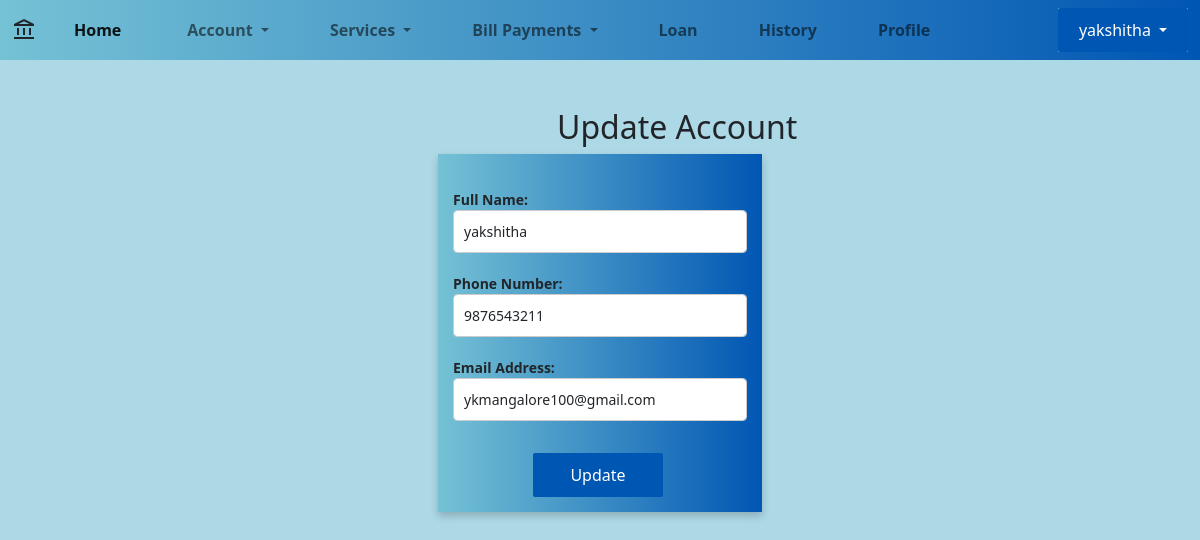
Screenshot of /account/update/1 (signed in) with the database file from the repository.
### Bank/models.py (models this page shows, shortened)
class Customer_Data(models.Model):
    Cust_ID = models.AutoField(primary_key=True)
    Name = models.CharField(max_length=200)
    Phone_no = models.CharField(max_length=10)
    Email = models.EmailField()
    Balance = models.DecimalField(max_digits=12, decimal_places=2, default=0.0)
    last_interest_calculation = models.DateTimeField(default=now)
    updated = models.DateTimeField(auto_now=True)
    created = models.DateTimeField(auto_now_add=True)

### Bank/views.py (the view)
# urls.py: path('account/update/<int:Cust_ID>', update_account, name='update_account'),
@login_required(login_url='login')
def update_account(request, Cust_ID):
    customer = get_object_or_404(Customer_Data, Cust_ID=Cust_ID)
    if request.method == 'POST':
        form = UpdateAccountForm(request.POST, instance=customer)
        if form.is_valid():
            form.save()
            return render(request, 'update_sucess.html', {'customer': customer})
    else:
        form = UpdateAccountForm(instance=customer)
    return render(request, 'update_account.html', {'form': form, 'customer': customer})

### Bank/form.py
class UpdateAccountForm(forms.ModelForm):
    Name = forms.CharField(
        widget=forms.TextInput(attrs={'class': 'form-control', 'placeholder': 'Update name'}),
        required=True,
        label="Full Name"
    )
    Phone_no = forms.CharField(
        widget=forms.TextInput(attrs={'class': 'form-control', 'placeholder': 'Update phone number'}),
        required=True,
        label="Phone Number",
        max_length=10,
        min_length=10
    )
    Email = forms.EmailField(
        widget=forms.EmailInput(attrs={'class': 'form-control', 'placeholder': 'Update email address'}),
        required=True,
        label="Email Address"
    )
    class Meta:
        model = Customer_Data
        fields = ['Name', 'Phone_no', 'Email']

### templates/update_account.html (shortened to what this page needs)
{% extends 'main.html' %}
{% block body_block %}
  <div class="container mt-5 formUpdateContainer">
    <h2 class="formUpdateHeading">Update Account</h2>
    <form method="post" class="formupdate">
      {{ form.as_p }}
      <button type="submit" class="btn btn-primary mt-3" style="margin-left: 80px;">Update</button>
    </form>
  </div>
{% endblock %}

### templates/main.html (shortened to what this page needs)
<!DOCTYPE html>
<html lang="en">
  <head>
    <link
      href="https://cdn.jsdelivr.net/npm/bootstrap@5.0.2/dist/css/bootstrap.min.css"
      rel="stylesheet"
    />
    <link rel="stylesheet" href="https://cdnjs.cloudflare.com/ajax/libs/font-awesome/5.15.4/css/all.min.css">
  </head>
  <body>
    <nav class="navbar navbar-expand-lg navbar-light bground">
      <div class="container-fluid">
        <span class="material-symbols-outlined"> account_balance </span>
        <div class="collapse navbar-collapse" id="navbarSupportedContent">
          <ul class="navbar-nav me-auto mb-2 mb-lg-0">
            <li class="nav-item" style="margin-right: 20px; margin-left: 30px;">
              <a
                class="nav-link active"
                aria-current="page"
                href="{% url 'home' %}" style="font-weight: bold;"
                >Home</a
              >
            </li>
            <li class="nav-item dropdown" style="margin-right: 15px; margin-left: 30px;">
              <a
                class="nav-link dropdown-toggle"
                href="#"
                id="navbarDropdown"
                role="button"
                data-bs-toggle="dropdown"
                aria-expanded="false"  style="font-weight: bold;"
              >
                Account
              </a>
            </li>
            <li class="nav-item dropdown" style="margin-right: 15px; margin-left: 30px;">
              <a
                class="nav-link dropdown-toggle"
                href="#"
                id="navbarDropdown"
                role="button"
                data-bs-toggle="dropdown"
                aria-expanded="false" style="font-weight: bold;"
              >
                Services
              </a>
            </li>
            <li class="nav-item dropdown" style="margin-right: 15px; margin-left: 30px;">
              <a
                class="nav-link dropdown-toggle"
                href="#"
                id="navbarDropdown"
                role="button"
                data-bs-toggle="dropdown"
                aria-expanded="false" style="font-weight: bold;"
              >
                Bill Payments
              </a>
            </li>
            <li class="nav-item" style="margin-right: 15px; margin-left: 30px;">
              <a class="nav-link" href="{% url 'loan' %}" style="font-weight: bold;"
                >Loan</a
              >
            </li>
            <li class="nav-item" style="margin-right: 15px; margin-left: 30px;">
              <a class="nav-link" href="{% url 'transaction_history' %}" style="font-weight: bold;"
                >History</a
              >
            </li>
            <li class="nav-item" style="margin-right: 15px; margin-left: 30px;">
              <a class="nav-link" href="{% url 'profile' %} "style="font-weight: bold;" >Profile</a>
            </li>
          </ul>
          <div class="d-flex" style="background: linear-gradient(90deg, #75c2d5, #72aceb);width: auto;">
            <div class="dropdown">
              {% if user.is_authenticated %}
                <button
                  class="btn btn-secondary dropdown-toggle"
                  type="button"
                  id="userDropdown"
                  data-bs-toggle="dropdown"
                  aria-expanded="false"
                >
                  {{ user.username }}
                </button>
              {% endif %}
            </div>
          </div>
        </div>
      </div>
    </nav>
    <div class="body">{% block body_block %} {% endblock %}</div>
  </body>
</html>

### templates/main.html (style rules this page uses)
body { background-color: lightblue; }
.bground { background: linear-gradient(90deg, #75c2d5, #0056b3); }
form { background-color: #ffffff; padding: 8px; border-radius: 8px; box-shadow: 0 4px 8px rgba(0, 0, 0, 0.2); width: 300px; margin: auto; }
.formUpdateContainer { margin-top: -3rem !important; }
.formUpdateHeading { margin-bottom: -5.5rem; font-weight: 500; line-height: 7.2; margin-left: 515px; }
.formupdate { background: linear-gradient(90deg, #75c2d5, #0056b3); padding: 15px; border-radius: 0px; box-shadow: 0 4px 8px rgba(0, 0, 0, 0.2); width: 324px; margin: auto; }
input[type="text"], input[type="password"], input[type="email"] { width: 100%; padding: 10px; margin-bottom: 15px; border: 1px solid #ccc; border-radius: 4px; font-size: 14px; }
a { text-decoration: none; }
.btn { display: inline-block; width: 130px; padding: 10px; background-color: #0056b3; color: #ffffff; border: none; border-radius: 2px; font-size: 16px; cursor: pointer; transition: background-color 0.3s ease; text-align: center; }
p { margin-top: 20px; font-size: 14px; font-weight: bold; }

### rows the page displays
Customer_Data: Name "yakshitha", Phone_no "9876543211", Email "ykmangalore100@gmail.com"

### other values shown
{{ user.username }} "yakshitha"
